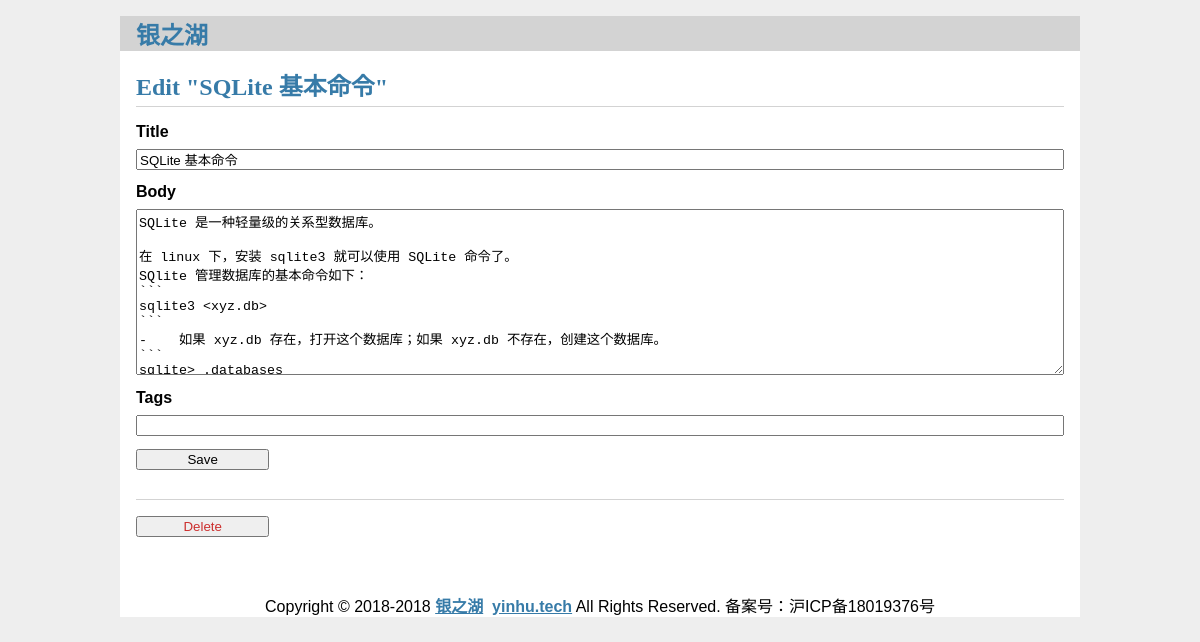
The app's page /166f043c-5a96-11e8-a91c-08002790c9db/update (signed in), older data.
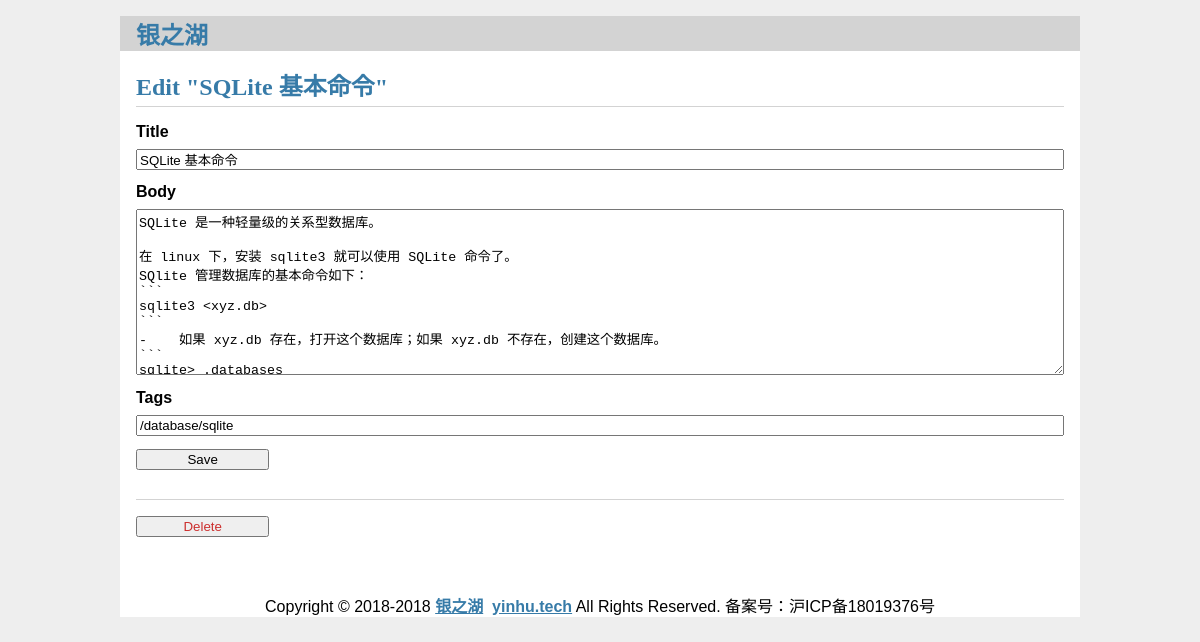
The same page, newer data.
### tables this page shows
CREATE TABLE "post" (
  id INTEGER PRIMARY KEY AUTOINCREMENT,
  uuid TEXT NOT NULL DEFAULT "",
  author_id INTEGER NOT NULL,

  created TIMESTAMP NOT NULL DEFAULT CURRENT_TIMESTAMP,
  updated TIMESTAMP NOT NULL DEFAULT CURRENT_TIMESTAMP,
  
  title TEXT NOT NULL,
  body TEXT NOT NULL,
  tags TEXT NOT NULL DEFAULT "",
  
  read_cnt INTEGER NOT NULL DEFAULT 0,
  good_cnt INTEGER NOT NULL DEFAULT 0,
  
  FOREIGN KEY (author_id) REFERENCES user (id)
);

### flaskr/blog.py (the view, shortened to what this page needs)
@bp.route('/<uuid>/update', methods=('GET', 'POST'))
@login_required
def update(uuid):
    post = get_post(uuid)
    return render_template('blog/update.html', post=post)

### flaskr/auth.py (called while the page is built)
def login_required(view):
    @functools.wraps(view)
    def wrapped_view(**kwargs):
        if g.user is None:
            return redirect(url_for('auth.login'))
        return view(**kwargs)
    return wrapped_view

@bp.before_app_request
def load_logged_in_user():
    user_id = session.get('user_id')
    if user_id is None:
        g.user = None
    else:
        g.user = get_db().execute(
            'SELECT * FROM user WHERE id = ?', (user_id,)
        ).fetchone()

### flaskr/blog.py (called while the page is built)
def get_post(uuid, check_author=True):
    post = get_db().execute(
        'SELECT p.uuid, title, body, created, updated, author_id, username, read_cnt, good_cnt, tags'
        ' FROM post p JOIN user u ON p.author_id = u.id'
        ' WHERE p.uuid = ?',
        (uuid,)
    ).fetchone()
    if post is None:
        abort(404, "Post id {0} doesn't exist.".format(id))
    if check_author and post['author_id'] != g.user['id']:
        abort(403)
    return post

### flaskr/db.py (called while the page is built)
def get_db():
  if 'db' not in g:
    g.db = sqlite3.connect(
      current_app.config['DATABASE'],
      detect_types=sqlite3.PARSE_DECLTYPES
    )
    g.db.row_factory = sqlite3.Row
  return g.db

### flaskr/templates/blog/update.html
{% extends 'base.html' %}
{% block header %}
  <h1>{% block title %}Edit "{{ post['title'] }}"{% endblock %}</h1>
{% endblock %}
{% block content %}
  <form method="post">
    <label for="title">Title</label>
    <input name="title" id="title" value="{{ request.form['title'] or post['title'] }}" required>
    <label for="body">Body</label>
    <textarea name="body" id="body">{{ request.form['body'] or post['body'] }}</textarea>
    <label for="tags">Tags</label>
    <input name="tags" id="tags" value="{{ request.form['tags'] or post['tags'] }}">
    <input type="submit" value="Save">
  </form>
  <hr>
  <form action="{{ url_for('blog.delete', uuid=post['uuid']) }}" method="post">
    <input class="danger" type="submit" value="Delete" onclick="return confirm('Are you sure?');">
  </form>
{% endblock %}

Row changes from the older to the newer data that the page shows:
changed post "SQLite 基本命令": tags (not shown) → "/database/sqlite"
